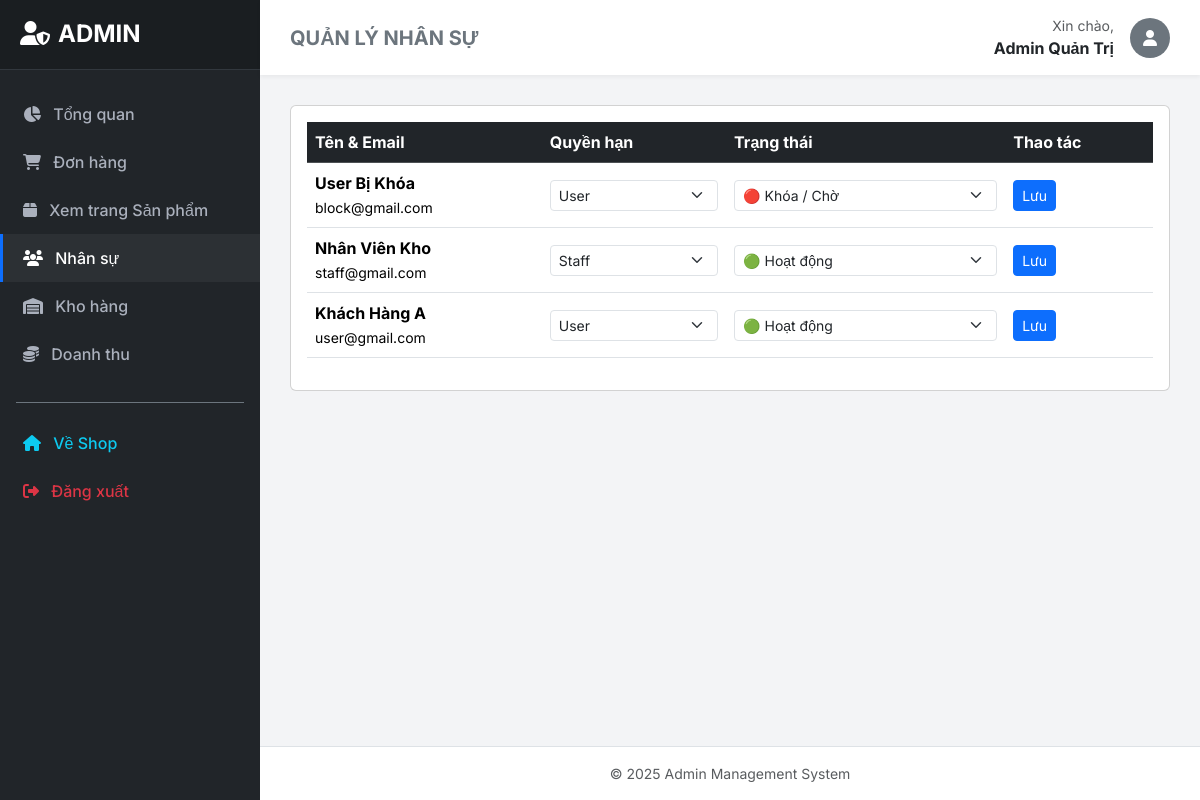
The app's page /admin/users (signed in) with its own data.
### tables this page shows
CREATE TABLE `nguoidung` (
  `id` int(11) NOT NULL AUTO_INCREMENT,
  `ho_ten` varchar(255) NOT NULL,
  `email` varchar(255) NOT NULL UNIQUE,
  `so_dien_thoai` varchar(15) NULL,
  `mat_khau` varchar(255) NOT NULL,
  `role` enum('admin','staff','user') NOT NULL DEFAULT 'user',  
  `trang_thai` tinyint(1) NOT NULL DEFAULT 1 COMMENT '1: Active, 0: Blocked',  
  `gioi_tinh` enum('Nam','Nữ','Khác') NULL DEFAULT 'Khác',
  `ngay_sinh` date NULL,
  `ngay_tao` timestamp NOT NULL DEFAULT current_timestamp(),
  PRIMARY KEY (`id`)
);

### controllers/AdminController.php (called while the page is built, shortened)
<?php
class AdminController extends Controller {
    public function users() {
        $userModel = $this->loadModel('User');
        $users = $userModel->getAllUsers($_SESSION['user']['id']);
        $this->loadView('admin/users', ['title' => 'Quản lý Nhân sự', 'users' => $users], 'admin');
    }
}
?>

### models/User.php (called while the page is built, shortened)
<?php
class User extends Database {
    public function getAllUsers($exclude_id) {
        $sql = "SELECT * FROM nguoidung WHERE id != :id ORDER BY id DESC";
        return self::query($sql, [':id' => $exclude_id]);
    }
}
?>

### models/Database.php (called while the page is built, shortened)
<?php
class Database {
    private static $conn = null;
    public static function getConnection() {
        if (self::$conn === null) {
            $host = DB_HOST;
            $db_name = DB_NAME;
            $username = DB_USER;
            $password = DB_PASS;
            $charset = DB_CHARSET;
            $dsn = "mysql:host=$host;dbname=$db_name;charset=$charset";
            $options = [
                PDO::ATTR_ERRMODE            => PDO::ERRMODE_EXCEPTION,
                PDO::ATTR_DEFAULT_FETCH_MODE => PDO::FETCH_ASSOC,
                PDO::ATTR_EMULATE_PREPARES   => false,
            ];
            try {
                self::$conn = new PDO($dsn, $username, $password, $options);
            } catch (PDOException $e) {
                die("Lỗi kết nối CSDL: " . $e->getMessage());
            }
        }
        return self::$conn;
    }
    private static function _query($sql, $params = [], $fetchAll = true) {
        try {
            $stmt = self::getConnection()->prepare($sql);
            $stmt->execute($params);
            if ($fetchAll) {
                return $stmt->fetchAll();
            }
            return $stmt->fetch();
        } catch (PDOException $e) {
            if (DEBUG_MODE) {
                echo "Lỗi truy vấn: " . $e->getMessage();
            }
            return null;
        }
    }
    public static function query($sql, $params = [], $fetchAll = true) {
        return self::_query($sql, $params, $fetchAll);
    }
}
?>

### views/admin/users.php (the view, shortened to what this page needs)
<div class="card"><div class="card-body">
<table class="table table-hover align-middle">
    <thead class="table-dark"><tr><th>Tên & Email</th><th>Quyền hạn</th><th>Trạng thái</th><th>Thao tác</th></tr></thead>
    <tbody>
        <?php if(empty($users) || !is_array($users)): ?>
            <tr><td colspan="4" class="text-center py-4 text-muted">Chưa có người dùng nào</td></tr>
        <?php else: foreach($users as $u): ?>
        <tr><form method="POST">
            <td><input type="hidden" name="user_id" value="<?= htmlspecialchars($u['id'] ?? '') ?>">
                <strong><?= htmlspecialchars($u['ho_ten'] ?? 'N/A') ?></strong><br><small><?= htmlspecialchars($u['email'] ?? 'N/A') ?></small></td>
            <td><select name="role" class="form-select form-select-sm">
                <?php $current_role = $u['role'] ?? 'user'; ?>
                <option value="user" <?= $current_role=='user'?'selected':'' ?>>User</option>
                <option value="staff" <?= $current_role=='staff'?'selected':'' ?>>Staff</option>
            </select></td>
            <td><select name="trang_thai" class="form-select form-select-sm">
                <?php $current_status = (int)($u['trang_thai'] ?? 0); ?>
                <option value="0" <?= $current_status==0?'selected':'' ?>>🔴 Khóa / Chờ</option>
                <option value="1" <?= $current_status==1?'selected':'' ?>>🟢 Hoạt động</option>
            </select></td>
            <td><button type="submit" class="btn btn-primary btn-sm">Lưu</button></td>
        </form></tr>
        <?php endforeach; endif; ?>
    </tbody>
</table></div></div>

### views/layout/admin.php (style rules this page uses)
body { font-family: 'Inter', sans-serif; background-color: #f3f4f6; min-height: 100vh; display: flex; }

### records on screen
nguoidung: ho_ten "User Bị Khóa", email "block@gmail.com", role "User", trang_thai "🔴 Khóa / Chờ"
nguoidung: ho_ten "Nhân Viên Kho", email "staff@gmail.com", role "Staff", trang_thai "🟢 Hoạt động"
nguoidung: ho_ten "Khách Hàng A", email "user@gmail.com", role "User", trang_thai "🟢 Hoạt động"

### other values on screen
$title "QUẢN LÝ NHÂN SỰ"
$_SESSION['user']['ho_ten'] "Admin Quản Trị"
